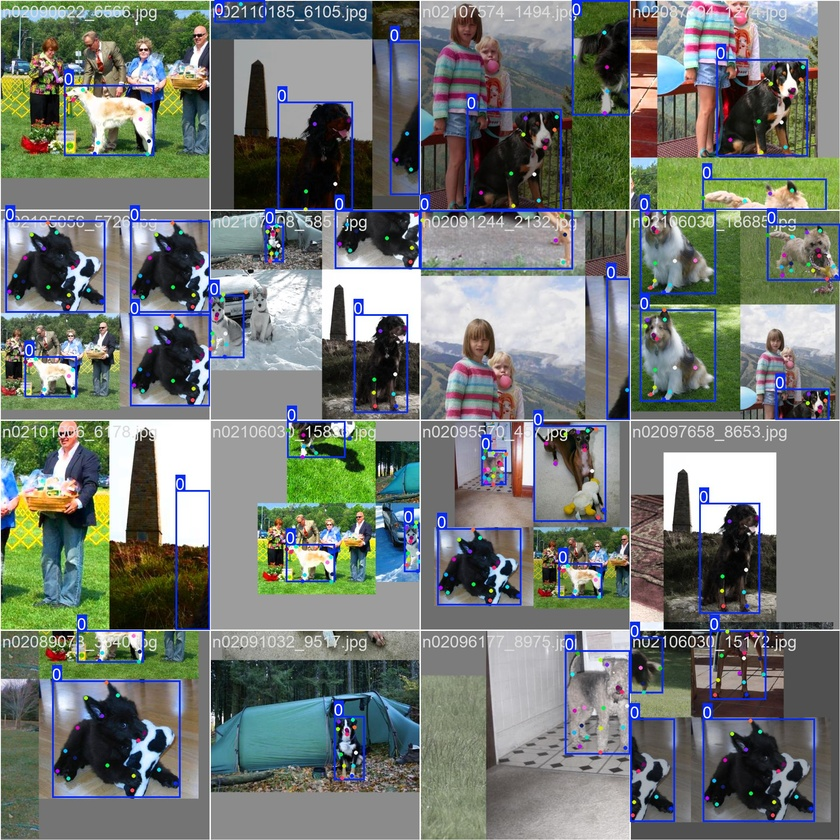
#> input picture backend/runs/pose/train/train_batch0.jpg, 840 x 840 px, shrunk from 1920 x 1920 before the run
$ python -i preprocess.py   (imports and definitions only)
#> lines starting #> are read from the running program, lines starting #| are printed output that depends on the picture; after the words box and inside, x2 and y2 are one past the last pixel; in counts of white or black regions, pixels touching at a corner belong together
#> further down, picture is the input picture: shape (840, 840, 3); mean B, G, R 115.6, 120.4, 114.2
### backend/feature_extract.py
"""
Data_AI_Final.py와 동일한 특징 추출 함수.
강아지 관절 키포인트 -> 각도/정렬/비율 등 27차원 벡터 생성.
"""
import math
from typing import Any

import numpy as np


def calculate_alignment(p1: tuple[float, float], p2: tuple[float, float], p3: tuple[float, float], p4: tuple[float, float]) -> float:
    """뼈의 정렬 상태 (두 선분 기울기 차). Data_AI_Final과 동일."""
    try:
        slope1 = (p2[1] - p1[1]) / (p2[0] - p1[0] + 1e-6)
        slope2 = (p4[1] - p3[1]) / (p4[0] - p3[0] + 1e-6)
        return min(abs(slope1 - slope2), 5.0)
    except Exception:
        return 0.0


def calculate_angle(p1: tuple[float, float], p2: tuple[float, float], p3: tuple[float, float]) -> float:
    """세 점으로 이루어진 각도. 반환값: 도(degree) / 180 (0~1 구간). Data_AI_Final과 동일."""
    try:
        a = math.sqrt((p2[0] - p1[0]) ** 2 + (p2[1] - p1[1]) ** 2)
        b = math.sqrt((p2[0] - p3[0]) ** 2 + (p2[1] - p3[1]) ** 2)
        c = math.sqrt((p3[0] - p1[0]) ** 2 + (p3[1] - p1[1]) ** 2)
        val = (a ** 2 + b ** 2 - c ** 2) / (2 * a * b + 1e-6)
        angle = math.acos(max(-1.0, min(1.0, val)))
        return math.degrees(angle) / 180.0
    except Exception:
        return 0.0


def calculate_distance(p1: tuple[float, float], p2: tuple[float, float]) -> float:
    return math.sqrt((p1[0] - p2[0]) ** 2 + (p1[1] - p2[1]) ** 2)


def build_27_features(
    joint_dict: dict[str, tuple[float, float]],
    side: float = 0.5,
    dog_size: float = 0.5,
) -> np.ndarray:
    """
    Data_AI_Final DogJointDataset.__getitem__과 동일한 27차원 특징 벡터 생성.
    joint_dict: 라벨 -> (x, y). 좌표는 0~1000 등 원본 스케일이면 /1000 적용.
    """
    target_labels = [
        "Iliac crest", "Femoral greater trochanter", "Femorotibial joint",
        "Lateral malleolus of the distal tibia", "Distal lateral aspect of the fifth metatarsus",
        "T13 Spinous precess", "Dorsal scapular spine", "Acromion/Greater tubercle",
        "Lateral humeral epicondyle", "Ulnar styloid process",
    ]
    raw_keypoints = []
    for label in target_labels:
        x, y = joint_dict.get(label, (0.0, 0.0))
        raw_keypoints.extend([x, y])
    keypoints = [kp / 1000.0 for kp in raw_keypoints]

    # 3각도 (Data_AI_Final과 동일한 순서)
    angles = [
        calculate_angle(
            joint_dict.get("Femoral greater trochanter", (0, 0)),
            joint_dict.get("Femorotibial joint", (0, 0)),
            joint_dict.get("Lateral malleolus of the distal tibia", (0, 0)),
        ),
        calculate_angle(
            joint_dict.get("Iliac crest", (0, 0)),
            joint_dict.get("Femoral greater trochanter", (0, 0)),
            joint_dict.get("Femorotibial joint", (0, 0)),
        ),
        calculate_angle(
            joint_dict.get("Femorotibial joint", (0, 0)),
            joint_dict.get("Lateral malleolus of the distal tibia", (0, 0)),
            joint_dict.get("Distal lateral aspect of the fifth metatarsus", (0, 0)),
        ),
    ]
    alignment = calculate_alignment(
        joint_dict.get("Femoral greater trochanter", (0, 0)),
        joint_dict.get("Femorotibial joint", (0, 0)),
        joint_dict.get("Femorotibial joint", (0, 0)),
        joint_dict.get("Lateral malleolus of the distal tibia", (0, 0)),
    )
    thigh = calculate_distance(
        joint_dict.get("Femoral greater trochanter", (0, 0)),
        joint_dict.get("Femorotibial joint", (0, 0)),
    )
    calf = calculate_distance(
        joint_dict.get("Femorotibial joint", (0, 0)),
        joint_dict.get("Lateral malleolus of the distal tibia", (0, 0)),
    )
    leg_ratio = min(calf / (thigh + 1e-6), 2.0)

    return np.array(keypoints + angles + [alignment, leg_ratio, side, dog_size], dtype=np.float32)

### backend/preprocess.py
"""
Data_AI_Final.py와 동일한 27개 특징 구성으로 전처리.
이미지/영상: 휴리스틱 키포인트 -> build_27_features.
JSON: annotation_info 또는 [f1..f27] / { features: [...] } 직접 사용.
"""
import io
import os
import tempfile
from typing import Any

import cv2
import numpy as np
from PIL import Image

from .feature_extract import build_27_features

NUM_FEATURES = 27

# Data_AI_Final과 동일한 10개 키포인트 라벨 순서
TARGET_LABELS = [
    "Iliac crest", "Femoral greater trochanter", "Femorotibial joint",
    "Lateral malleolus of the distal tibia", "Distal lateral aspect of the fifth metatarsus",
    "T13 Spinous precess", "Dorsal scapular spine", "Acromion/Greater tubercle",
    "Lateral humeral epicondyle", "Ulnar styloid process",
]


def _points_to_joint_dict(points: list[tuple[float, float]]) -> dict[str, tuple[float, float]]:
    """이미지에서 추정한 10개 포인트를 라벨별 좌표로. 좌표는 0~1000 스케일로 넘김 (/1000 되므로 0~1)."""
    # points는 0~1 정규화. Data_AI_Final은 raw/1000 사용하므로 0~1 * 1000 = 0~1000
    scale = 1000.0
    d = {}
    for i, label in enumerate(TARGET_LABELS):
        if i < len(points):
            x, y = points[i]
            d[label] = (float(x) * scale, float(y) * scale)
        else:
            d[label] = (0.0, 0.0)
    return d


def _extract_frame_features(frame: np.ndarray) -> tuple[np.ndarray, dict[str, Any]]:
    """
    단일 프레임에서 Data_AI_Final 형식 27차원 + 피그마용 메트릭.
    키포인트가 없으면 컨투어 기반 10점 근사.
    """
    h, w = frame.shape[:2]
    if h == 0 or w == 0:
        feats = np.zeros(NUM_FEATURES, dtype=np.float32)
        return feats, _default_metrics()

    gray = cv2.cvtColor(frame, cv2.COLOR_BGR2GRAY) if frame.ndim == 3 else frame
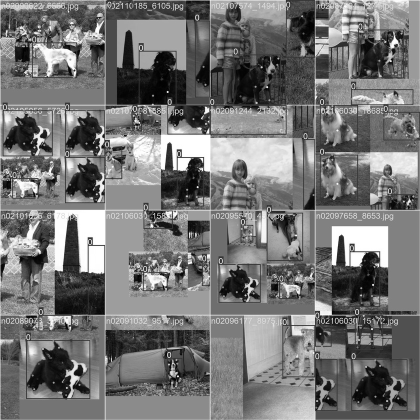
#> gray: shape (840, 840) (shown at 1/2 size); min 0, max 255, mean 118
    roi = gray[h // 2 :, :]
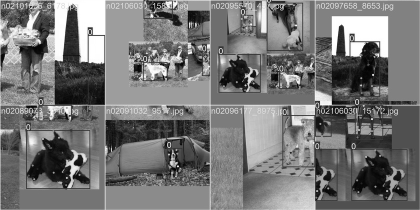
#> roi: shape (420, 840) (shown at 1/2 size); min 0, max 255, mean 119.6
    blurred = cv2.GaussianBlur(roi, (5, 5), 0)
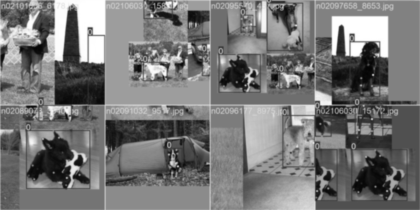
#> blurred: shape (420, 840) (shown at 1/2 size); min 3, max 255, mean 119.4
    _, thresh = cv2.threshold(blurred, 0, 255, cv2.THRESH_BINARY + cv2.THRESH_OTSU)
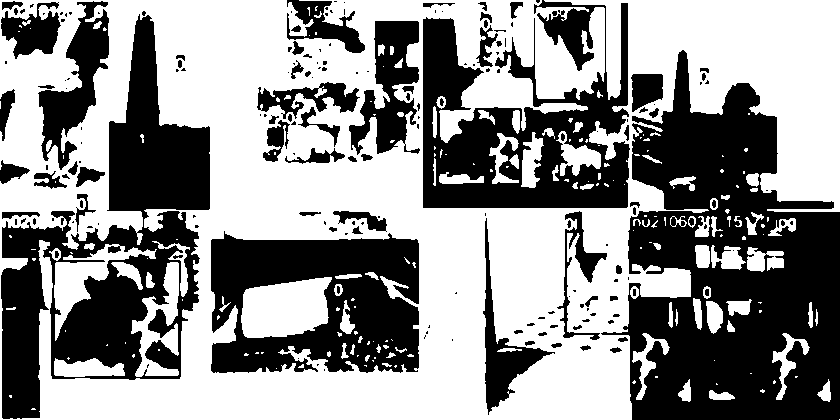
#> thresh: shape (420, 840); 56.5% white; 186 black regions (105 under 20 px)
    contours, _ = cv2.findContours(thresh, cv2.RETR_EXTERNAL, cv2.CHAIN_APPROX_SIMPLE)
#> contours = 114 contours, 71 with area under 20; largest, box (x1, y1, x2, y2) and area: (0, 0, 840, 420) 263104, (556, 131, 601, 176) 818, (521, 132, 544, 188) 681, (772, 333, 810, 400) 557, (632, 333, 670, 400) 556

    points: list[tuple[float, float]] = []
    for c in contours[:6]:
        M = cv2.moments(c)
        if M["m00"] > 10:
            cx = (M["m10"] / M["m00"] + 0) / w
            cy = (M["m01"] / M["m00"] + h // 2) / h
            points.append((min(max(cx, 0), 1), min(max(cy, 0), 1)))
#> this loop made 6 passes
#> (cx, cy) on pass 2: (0.857, 0.971)
#> after the loop, points = [(0.857, 0.971)]
    while len(points) < 10:
        i, j = len(points) // 3, len(points) % 3
        points.append((0.2 + 0.3 * (i % 3) + 0.1 * (j - 1), 0.5 + 0.15 * (i - 1)))
#> this loop made 9 passes
#> (i, j) on passes 1 to 8: (0, 1), (0, 2), (1, 0), (1, 1), (1, 2), (2, 0), (2, 1), (2, 2)
#> after the loop, points = [(0.857, 0.971), (0.2, 0.35), (0.3, 0.35), (0.4, 0.5), (0.5, 0.5), (0.6, 0.5), (0.7, 0.65), (0.8, 0.65), (0.9, 0.65), (0.1, 0.8)]
    points = points[:10]

    joint_dict = _points_to_joint_dict(points)
#> the loop in _points_to_joint_dict, `for i, label in enumerate(TARGET_LABELS):` made 10 passes
#> after the loop in _points_to_joint_dict, `for i, label in enumerate(TARGET_LABELS):`: d = 10 items
#> joint_dict = 10 items
    features = build_27_features(joint_dict, side=0.5, dog_size=0.5)
#> the loop in build_27_features, `for label in target_labels:` made 10 passes
#> (x, y) on passes 1 to 8: (857.2, 970.9), (200, 350), (300, 350), (400, 500), (500, 500), (600, 500), (700, 650), (800, 650)
#> after the loop in build_27_features, `for label in target_labels:`: raw_keypoints = [857.2, 970.9, 200, 350, 300, 350, 400, 500, 500, 500, 600, 500, 700, 650, 800, 650, 900, 650, 100, 800]
#> in build_27_features, `keypoints = [kp / 1000.0 for kp in raw_keypoints]`: keypoints = [0.857, 0.971, 0.2, 0.35, 0.3, 0.35, 0.4, 0.5, 0.5, 0.5, 0.6, 0.5, 0.7, 0.65, 0.8, 0.65, 0.9, 0.65, 0.1, 0.8]
#> in build_27_features, `angles = [ calculate_angle( joint_dict.get("Femoral greater trochanter..`: angles = [0.687, 0.241, 0.687]
#> in build_27_features, `alignment = calculate_alignment( joint_dict.get("Femoral greater troch..`: alignment = 1.5
#> in build_27_features, `thigh = calculate_distance( joint_dict.get("Femoral greater trochanter..`: thigh = 100
#> in build_27_features, `calf = calculate_distance( joint_dict.get("Femorotibial joint", (0, 0)..`: calf = 180.3
#> in build_27_features, `leg_ratio = min(calf / (thigh + 1e-6), 2.0)`: leg_ratio = 1.8
#> features = 27 values, max 1.8 at index 24, min 0.1 at index 18, mean 0.637

    # 피그마용 메트릭: 3각도는 0~1 구간이므로 *180 복원
    a1 = float(features[20]) * 180.0  # trochanter-femorotibial-malleolus
#> a1 = 123.7
    a2 = float(features[21]) * 180.0  # iliac-trochanter-femorotibial
#> a2 = 43.37
    a3 = float(features[22]) * 180.0  # femorotibial-malleolus-fifth
#> a3 = 123.7
    metrics = {
        "knee_angle": round(a1, 1),
        "hip_angle": round(a2, 1),
        "ankle_angle": round(a3, 1),
        "alignment_error": round(float(features[23]), 2),
        "normal_hip": "120-135°",
        "normal_knee": "135-150°",
        "normal_ankle": "125-140°",
    }
#> metrics = {'knee_angle': 123.7, 'hip_angle': 43.4, 'ankle_angle': 123.7, 'alignment_error': 1.5, 'normal_hip': '120-135°', 'normal_knee': '135-150°', 'normal_ankle': '125-140°'}
    return features, metrics


# [97 lines left out: functions _default_metrics, _side_and_size_from_data, parse_json_to_features, preprocess_logic, not called in this run]

>>> import cv2
>>> picture = cv2.imread('runs/pose/train/train_batch0.jpg')
>>> result = _extract_frame_features(picture)

$ run again, on backend/runs/pose/train/train_batch1.jpg
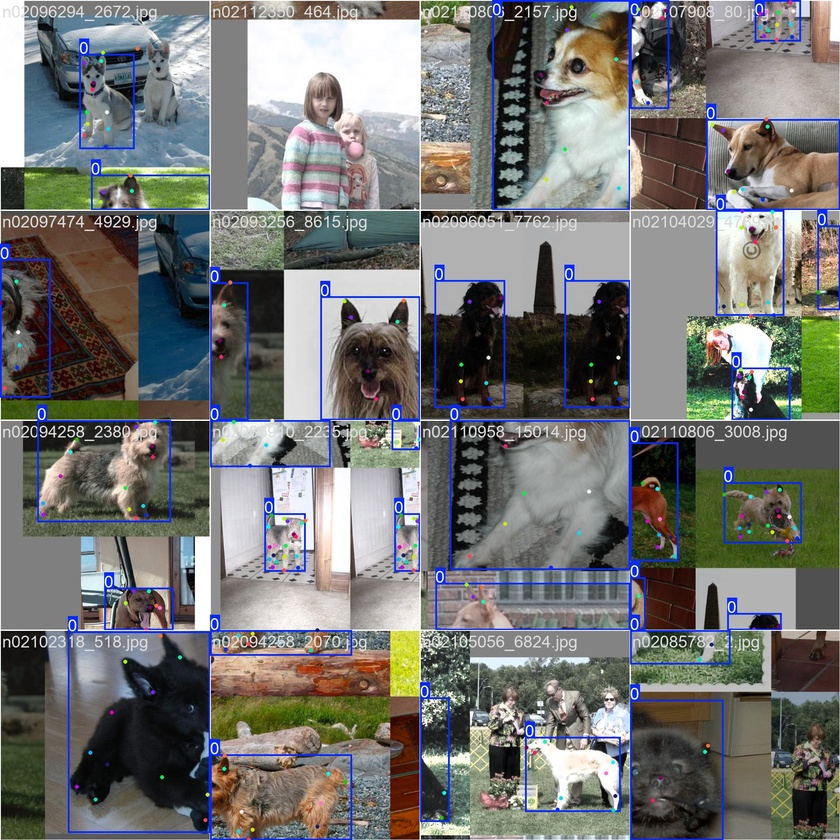
#> input picture backend/runs/pose/train/train_batch1.jpg, 840 x 840 px, shrunk from 1920 x 1920 before the run
#> picture is the input picture: shape (840, 840, 3); mean B, G, R 114.5, 116.6, 115.9
#> in _extract_frame_features, `blurred = cv2.GaussianBlur(roi, (5, 5), 0)`:
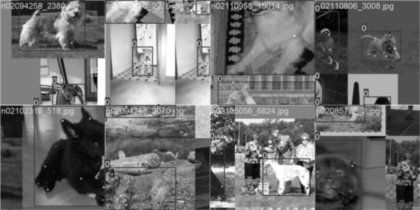
#> blurred: shape (420, 840) (shown at 1/2 size); min 1, max 255, mean 110.4
#> in _extract_frame_features, `_, thresh = cv2.threshold(blurred, 0, 255, cv2.THRESH_BINARY + cv2.THR..`:
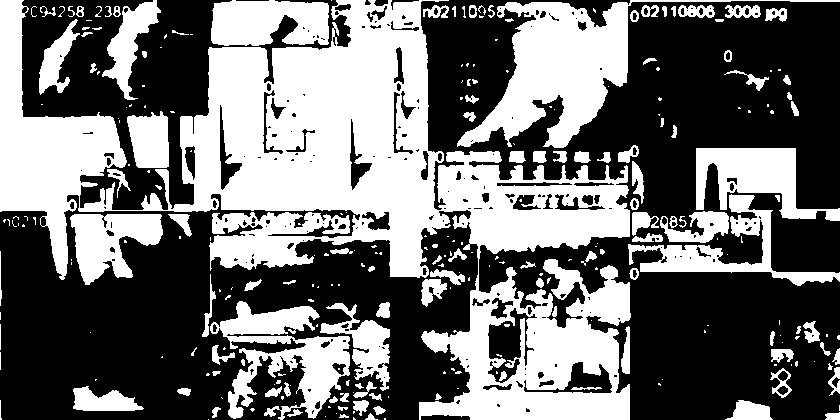
#> thresh: shape (420, 840); 43.5% white; 270 white regions (151 under 20 px)
#> contours = 262 contours, 175 with area under 20; largest, box (x1, y1, x2, y2) and area: (0, 0, 631, 420) 98461, (457, 0, 840, 148) 13536, (210, 301, 350, 420) 6692, (696, 148, 840, 221) 4906, (211, 0, 329, 46) 4406
#> the loop in _extract_frame_features, `for c in contours[:6]:` made 6 passes
#> (cx, cy) on passes 5 to 6: (0.409, 0.995), (0.441, 0.996)
#> after the loop in _extract_frame_features, `for c in contours[:6]:`: points = [(0.409, 0.995), (0.441, 0.996)]
#> the loop in _extract_frame_features, `while len(points) < 10:` made 8 passes
#> (i, j) on passes 1 to 8: (0, 2), (1, 0), (1, 1), (1, 2), (2, 0), (2, 1), (2, 2), (3, 0)
#> after the loop in _extract_frame_features, `while len(points) < 10:`: points = [(0.409, 0.995), (0.441, 0.996), (0.3, 0.35), (0.4, 0.5), (0.5, 0.5), (0.6, 0.5), (0.7, 0.65), (0.8, 0.65), (0.9, 0.65), (0.1, 0.8)]
#> the loop in _points_to_joint_dict, `for i, label in enumerate(TARGET_LABELS):` made 10 passes
#> after the loop in _points_to_joint_dict, `for i, label in enumerate(TARGET_LABELS):`: d = 10 items
#> the loop in build_27_features, `for label in target_labels:` made 10 passes
#> (x, y) on passes 1 to 8: (408.6, 995), (440.8, 996.3), (300, 350), (400, 500), (500, 500), (600, 500), (700, 650), (800, 650)
#> after the loop in build_27_features, `for label in target_labels:`: raw_keypoints = [408.6, 995, 440.8, 996.3, 300, 350, 400, 500, 500, 500, 600, 500, 700, 650, 800, 650, 900, 650, 100, 800]
#> keypoints = [0.409, 0.995, 0.441, 0.996, 0.3, 0.35, 0.4, 0.5, 0.5, 0.5, 0.6, 0.5, 0.7, 0.65, 0.8, 0.65, 0.9, 0.65, 0.1, 0.8]
#> angles = [0.119, 0.419, 0.687]
#> alignment = 3.09
#> thigh = 661.5
#> calf = 180.3
#> leg_ratio = 0.273
#> features = 27 values, max 3.09 at index 23, min 0.1 at index 18, mean 0.642
#> a1 = 21.4
#> a2 = 75.47
#> a3 = 123.7
#> metrics = {'knee_angle': 21.4, 'hip_angle': 75.5, 'ankle_angle': 123.7, 'alignment_error': 3.09, 'normal_hip': '120-135°', 'normal_knee': '135-150°', 'normal_ankle': '125-140°'}

$ run again, on backend/runs/pose/train/train_batch2.jpg
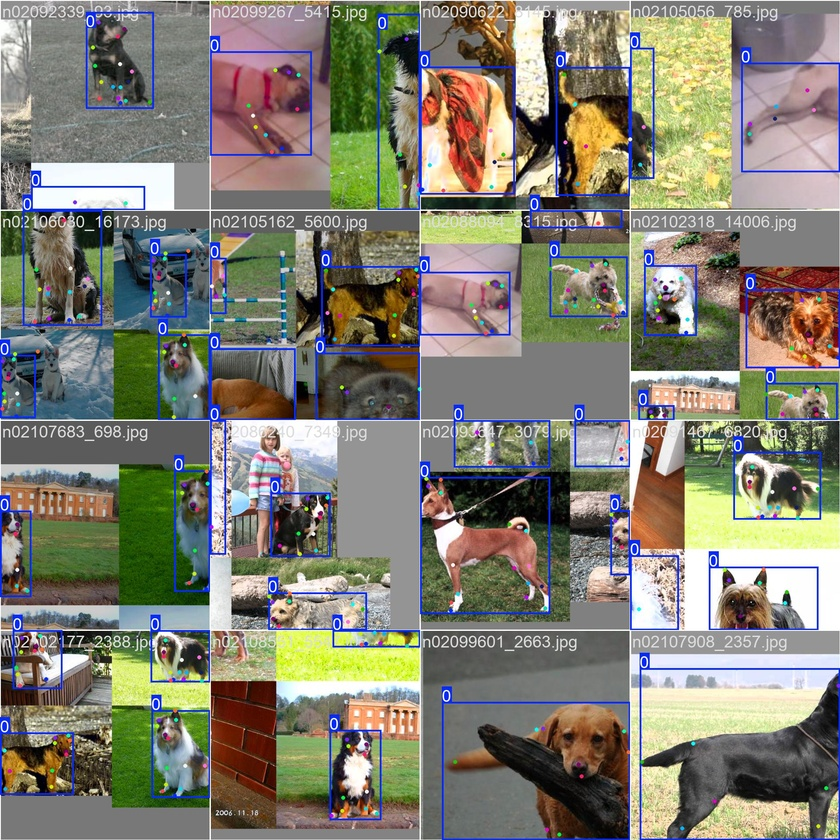
#> input picture backend/runs/pose/train/train_batch2.jpg, 840 x 840 px, shrunk from 1920 x 1920 before the run
#> picture is the input picture: shape (840, 840, 3); mean B, G, R 114.7, 127.8, 129.6
#> in _extract_frame_features, `blurred = cv2.GaussianBlur(roi, (5, 5), 0)`:
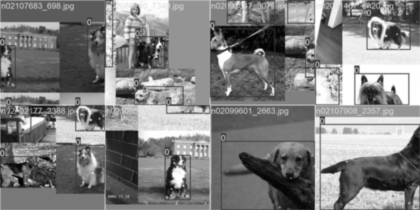
#> blurred: shape (420, 840) (shown at 1/2 size); min 1, max 255, mean 128.5
#> in _extract_frame_features, `_, thresh = cv2.threshold(blurred, 0, 255, cv2.THRESH_BINARY + cv2.THR..`:
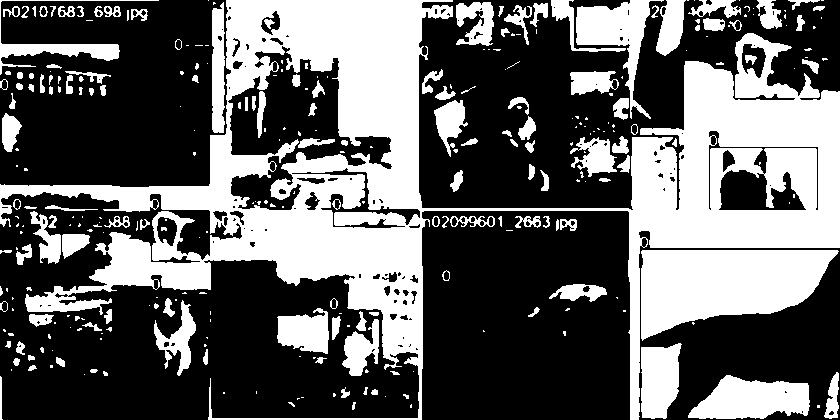
#> thresh: shape (420, 840); 38.7% white; 308 white regions (168 under 20 px)
#> contours = 269 contours, 165 with area under 20; largest, box (x1, y1, x2, y2) and area: (0, 0, 840, 420) 103974, (641, 250, 839, 341) 11866, (688, 375, 810, 419) 3616, (576, 0, 664, 119) 3192, (641, 343, 682, 419) 2398
#> the loop in _extract_frame_features, `for c in contours[:6]:` made 6 passes
#> (cx, cy) on pass 3: (0.421, 0.983)
#> after the loop in _extract_frame_features, `for c in contours[:6]:`: points = [(0.421, 0.983)]
#> the loop in _extract_frame_features, `while len(points) < 10:` made 9 passes
#> (i, j) on passes 1 to 8: (0, 1), (0, 2), (1, 0), (1, 1), (1, 2), (2, 0), (2, 1), (2, 2)
#> after the loop in _extract_frame_features, `while len(points) < 10:`: points = [(0.421, 0.983), (0.2, 0.35), (0.3, 0.35), (0.4, 0.5), (0.5, 0.5), (0.6, 0.5), (0.7, 0.65), (0.8, 0.65), (0.9, 0.65), (0.1, 0.8)]
#> the loop in _points_to_joint_dict, `for i, label in enumerate(TARGET_LABELS):` made 10 passes
#> after the loop in _points_to_joint_dict, `for i, label in enumerate(TARGET_LABELS):`: d = 10 items
#> the loop in build_27_features, `for label in target_labels:` made 10 passes
#> (x, y) on passes 1 to 8: (420.5, 982.7), (200, 350), (300, 350), (400, 500), (500, 500), (600, 500), (700, 650), (800, 650)
#> after the loop in build_27_features, `for label in target_labels:`: raw_keypoints = [420.5, 982.7, 200, 350, 300, 350, 400, 500, 500, 500, 600, 500, 700, 650, 800, 650, 900, 650, 100, 800]
#> keypoints = [0.421, 0.983, 0.2, 0.35, 0.3, 0.35, 0.4, 0.5, 0.5, 0.5, 0.6, 0.5, 0.7, 0.65, 0.8, 0.65, 0.9, 0.65, 0.1, 0.8]
#> angles = [0.687, 0.393, 0.687]
#> alignment = 1.5
#> thigh = 100
#> calf = 180.3
#> leg_ratio = 1.8
#> features = 27 values, max 1.8 at index 24, min 0.1 at index 18, mean 0.627
#> a1 = 123.7
#> a2 = 70.78
#> a3 = 123.7
#> metrics = {'knee_angle': 123.7, 'hip_angle': 70.8, 'ankle_angle': 123.7, 'alignment_error': 1.5, 'normal_hip': '120-135°', 'normal_knee': '135-150°', 'normal_ankle': '125-140°'}
